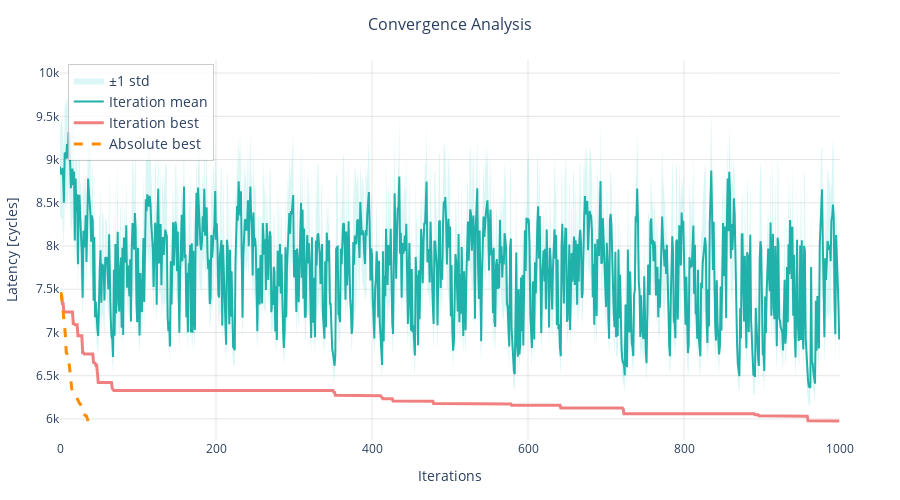

Notebook code cell kept with this figure:
### Code cell
where = '../data/'
file_name = 'GA_LeNet4_2025-07-15_12-05-12'
plot_convergence_zoom(where + file_name)

### Figure 1 — Plotly figure (JSON) as saved in the notebook; plotly's stock layout.template omitted (floating-point values rounded to 4 significant figures; data arrays with more than 128 entries replaced by an {"elided": "..."} marker saying what was removed)
{"data": [{"fill": "toself", "fillcolor": "rgba(72, 209, 204, 0.2)", "hoverinfo": "skip", "line": {"color": "rgba(255,255,255,0)"}, "name": "±1 std", "showlegend": true, "type": "scatter", "x": {"elided": "2000 int values"}, "y": {"elided": "2000 float values"}}, {"hovertemplate": "<b>Iteration mean</b><br>Iteration: %{x}<br>Value: %{y:.2f}<br><extra></extra>", "line": {"color": "lightseagreen", "width": 2}, "mode": "lines", "name": "Iteration mean", "type": "scatter", "x": {"elided": "1000 int values"}, "y": {"elided": "1000 float values"}}, {"hovertemplate": "<b>Iteration best</b><br>Iteration: %{x}<br>Value: %{y:.2f}<br><extra></extra>", "line": {"color": "lightcoral", "width": 3}, "mode": "lines", "name": "Iteration best", "type": "scatter", "x": {"elided": "1000 int values"}, "y": {"elided": "1000 float values"}}, {"hovertemplate": "<b>Absolute best</b><br>Iteration: %{x}<br>Value: %{y:.2f}<br><extra></extra>", "line": {"color": "darkorange", "dash": "dash", "width": 3}, "mode": "lines", "name": "Absolute best", "type": "scatter", "x": {"elided": "1000 int values"}, "y": [Infinity, 7463.0, 7428.0, 7334.0, 7238.0, 7104.0, 7090.0, 6962.0, 6767.0, 6751.0, 6653.0, 6645.0, 6620.0, 6529.0, 6421.0, 6352.0, 6328.0, 6311.0, 6307.0, 6273.0, 6269.0, 6258.0, 6232.0, 6206.0, 6205.0, 6179.0, 6173.0, 6157.0, 6127.0, 6115.0, 6060.0, 6048.0, 6037.0, 6035.0, 6032.0, 5978.0, 5976.0]}], "layout": {"dragmode": "zoom", "height": 500, "hovermode": "x unified", "legend": {"bgcolor": "rgba(255, 255, 255, 0.8)", "bordercolor": "rgba(0, 0, 0, 0.2)", "borderwidth": 1, "font": {"size": 14}, "x": 0.01, "xanchor": "left", "y": 0.99, "yanchor": "top"}, "margin": {"b": 60, "l": 60, "r": 60, "t": 60}, "paper_bgcolor": "white", "plot_bgcolor": "white", "selectdirection": "d", "showlegend": true, "title": {"font": {"size": 16}, "text": "Convergence Analysis", "x": 0.5}, "width": 900, "xaxis": {"gridcolor": "rgba(128, 128, 128, 0.2)", "gridwidth": 1, "range": [0, 1000], "showgrid": true, "tickfont": {"size": 12}, "title": {"font": {"size": 14}, "text": "Iterations"}, "zeroline": false}, "yaxis": {"gridcolor": "rgba(128, 128, 128, 0.2)", "gridwidth": 1, "showgrid": true, "tickfont": {"size": 12}, "title": {"font": {"size": 14}, "text": "Latency [cycles]"}, "zeroline": false}}}
